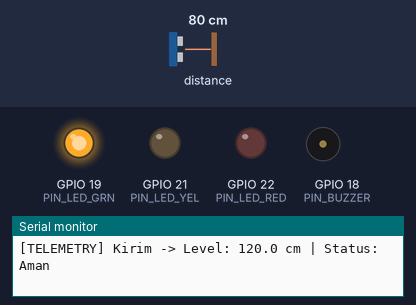
Bench run of a sketch on a simulated ESP32. Parts: output pins drawn as LEDs (lit = HIGH), buzzer (waves = sounding, pin HIGH), the last lines printed to the serial monitor. The test bench sets the inputs (shaded band); at power-on: distance to the obstacle 80 cm. WiFi joins after 1.5 s; servers stay silent unless stated; random numbers use the default seed unless the sketch sets one; EEPROM starts erased; no MQTT or app messages arrive unless stated.

Above: at 3.7 s.
3.8 s: distance to the obstacle set to 55 cm
6.3 s: distance to the obstacle set to 47 cm
At 8.5 s:
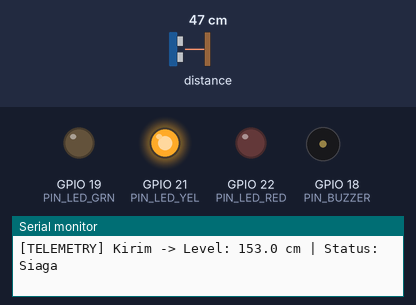
12.1 s: distance to the obstacle set to 60 cm
At 13.5 s:
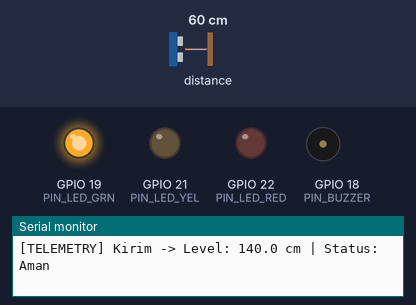
14.1 s: distance to the obstacle set to 2 cm
At 15.4 s:
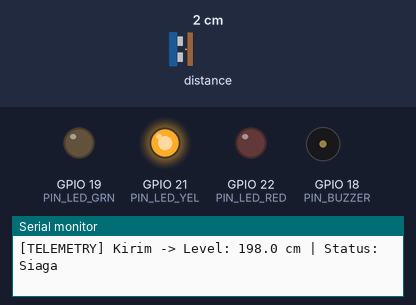
Timing chart, 0 to 17.1 s (numbered marks = the images above; inputs shaded):
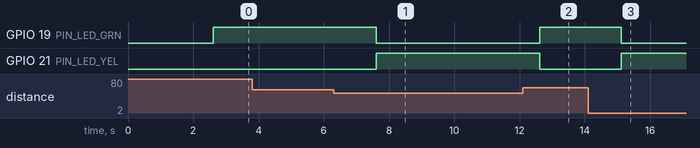

The sketch:

ews_banjir_esp32.ino
```cpp
/*
 * ===================================================================================
 *  HYDRO SENSE PRO - ESP32 EARLY WARNING SYSTEM (EWS) BANJIR
 * ===================================================================================
 *  Fitur:
 *  1. Terhubung ke WiFi dan MQTT Broker HiveMQ Cloud via TLS/SSL (Port 8883).
 *  2. Menerima (Subscribe) pengaturan batas ketinggian air (Threshold Aman, Siaga, Bahaya)
 *     dari Web Dashboard secara dinamis tanpa perlu mengganti kode/flashing ulang.
 *  3. Menyimpan nilai threshold ke NVS Flash (Preferences) agar tetap tersimpan saat mati lampu/reboot.
 *  4. Membaca sensor jarak VL53L0X (Time-of-Flight Micro LiDAR) atau sensor ultrasonik.
 *  5. Mengirimkan (Publish) data ketinggian air secara realtime ke Web Dashboard.
 *  6. Mengendalikan Buzzer & LED Indikator otomatis sesuai batas yang ditentukan.
 *
 *  Library yang Dibutuhkan (Install via Arduino IDE Library Manager):
 *  - PubSubClient (oleh Nick O'Leary)
 *  - ArduinoJson (oleh Benoit Blanchon - v6 atau v7)
 *  - Adafruit_VL53L0X (oleh Adafruit)
 * ===================================================================================
 */

#include <WiFi.h>
#include <WiFiClientSecure.h>
#include <PubSubClient.h>
#include <ArduinoJson.h>
#include <Preferences.h>
#include <Wire.h>
#include "Adafruit_VL53L0X.h"

// ==========================================
// 1. KONFIGURASI WIFI & HIVEMQ CLOUD
// ==========================================
const char* WIFI_SSID     = "NAMA_WIFI_ANDA";
const char* WIFI_PASSWORD = "PASSWORD_WIFI_ANDA";

// HiveMQ Cloud Host (Port 8883 untuk ESP32 TLS)
const char* MQTT_BROKER   = "xxxxxxxxxxxx.s1.eu.hivemq.cloud"; // Ganti dengan Cluster URL Anda
const int   MQTT_PORT     = 8883;
const char* MQTT_USER     = "username_hivemq";                // Kredensial dari Access Management
const char* MQTT_PASS     = "password_hivemq";

// Topik MQTT
const char* TOPIC_TELEMETRY      = "ews/banjir/level";          // ESP32 -> Web (Publish)
const char* TOPIC_THRESHOLD_SET  = "ews/banjir/threshold/set";  // Web -> ESP32 (Subscribe)
const char* TOPIC_THRESHOLD_STAT = "ews/banjir/threshold/state"; // ESP32 -> Web (Acknowledge)

// ==========================================
// 2. PIN HARDWARE & KALIBRASI SENSOR
// ==========================================
#define PIN_BUZZER   18
#define PIN_LED_RED  22 // Indikator Bahaya
#define PIN_LED_YEL  21 // Indikator Siaga
#define PIN_LED_GRN  19 // Indikator Aman

// Tinggi pemasangan sensor dari dasar wadah/sungai (dalam cm)
// Ketinggian Air = TINGGI_SENSOR_CM - Jarak_Sensor_ke_Permukaan_Air
const float TINGGI_SENSOR_CM = 200.0;

// ==========================================
// 3. VARIABEL GLOBAL & PERSISTENSI
// ==========================================
// Nilai threshold default (akan ditimpa oleh data dari Web/NVS Flash)
int thresholdAman   = 100;
int thresholdSiaga  = 150;
int thresholdBahaya = 200;

WiFiClientSecure netClient;
PubSubClient mqttClient(netClient);
Preferences preferences;
Adafruit_VL53L0X lox = Adafruit_VL53L0X();
bool sensorReady = false;

unsigned long lastPublishTime = 0;
const unsigned long PUBLISH_INTERVAL_MS = 2500; // Kirim data setiap 2.5 detik

// ==========================================
// 4. FUNGSI PENYIMPANAN FLASH (PREFERENCES)
// ==========================================
void loadThresholdsFromStorage() {
  preferences.begin("ews_config", true); // Mode Read-Only
  thresholdAman   = preferences.getInt("aman", 100);
  thresholdSiaga  = preferences.getInt("siaga", 150);
  thresholdBahaya = preferences.getInt("bahaya", 200);
  preferences.end();

  Serial.println("\n[STORAGE] Nilai batas dimuat dari Flash:");
  Serial.printf("  Aman   : %d cm\n", thresholdAman);
  Serial.printf("  Siaga  : %d cm\n", thresholdSiaga);
  Serial.printf("  Bahaya : %d cm\n\n", thresholdBahaya);
}

void saveThresholdsToStorage(int aman, int siaga, int bahaya) {
  preferences.begin("ews_config", false); // Mode Read-Write
  preferences.putInt("aman", aman);
  preferences.putInt("siaga", siaga);
  preferences.putInt("bahaya", bahaya);
  preferences.end();
  Serial.println("[STORAGE] Nilai batas baru berhasil disimpan ke Flash ESP32!");
}

// ==========================================
// 5. CALLBACK PENERIMAAN PESAN MQTT (WEB -> ESP32)
// ==========================================
void mqttCallback(char* topic, byte* payload, unsigned int length) {
  String messageStr = "";
  for (unsigned int i = 0; i < length; i++) {
    messageStr += (char)payload[i];
  }

  Serial.print("[MQTT] Pesan masuk pada topik [");
  Serial.print(topic);
  Serial.print("]: ");
  Serial.println(messageStr);

  if (String(topic) == TOPIC_THRESHOLD_SET) {
    // Parse JSON dari web
    StaticJsonDocument<256> doc;
    DeserializationError error = deserializeJson(doc, messageStr);

    if (error) {
      Serial.print("[JSON] Gagal mem-parse pesan threshold: ");
      Serial.println(error.f_str());
      return;
    }

    if (doc.containsKey("aman") && doc.containsKey("siaga") && doc.containsKey("bahaya")) {
      int newAman   = doc["aman"];
      int newSiaga  = doc["siaga"];
      int newBahaya = doc["bahaya"];

      // Validasi logika nilai
      if (newAman > 0 && newSiaga > newAman && newBahaya > newSiaga) {
        thresholdAman   = newAman;
        thresholdSiaga  = newSiaga;
        thresholdBahaya = newBahaya;

        // Simpan ke Flash ESP32 agar tidak hilang jika reboot
        saveThresholdsToStorage(thresholdAman, thresholdSiaga, thresholdBahaya);

        Serial.println("[OK] Batas ketinggian berhasil diperbarui dari Web!");
        Serial.printf("  Aman   : %d cm\n", thresholdAman);
        Serial.printf("  Siaga  : %d cm\n", thresholdSiaga);
        Serial.printf("  Bahaya : %d cm\n", thresholdBahaya);

        // Kirim acknowledgment konfirmasi kembali ke web
        StaticJsonDocument<200> ackDoc;
        ackDoc["status"] = "applied";
        ackDoc["aman"]   = thresholdAman;
        ackDoc["siaga"]  = thresholdSiaga;
        ackDoc["bahaya"] = thresholdBahaya;
        char ackBuf[200];
        serializeJson(ackDoc, ackBuf);
        mqttClient.publish(TOPIC_THRESHOLD_STAT, ackBuf, true);

        // Beep singkat sebagai notifikasi update threshold berhasil
        digitalWrite(PIN_BUZZER, HIGH);
        delay(150);
        digitalWrite(PIN_BUZZER, LOW);
      } else {
        Serial.println("[WARN] Nilai threshold tidak logis (harus: 0 < Aman < Siaga < Bahaya)");
      }
    }
  }
}

// ==========================================
// 6. KONEKSI KE WIFI & HIVEMQ CLOUD
// ==========================================
void setupWiFi() {
  Serial.print("\n[WIFI] Menghubungkan ke: ");
  Serial.println(WIFI_SSID);
  WiFi.mode(WIFI_STA);
  WiFi.begin(WIFI_SSID, WIFI_PASSWORD);

  while (WiFi.status() != WL_CONNECTED) {
    delay(500);
    Serial.print(".");
  }

  Serial.println("\n[WIFI] Berhasil terhubung!");
  Serial.print("[WIFI] IP Address: ");
  Serial.println(WiFi.localIP());
}

void reconnectMQTT() {
  while (!mqttClient.connected()) {
    Serial.print("[MQTT] Menghubungkan ke HiveMQ Cloud...");
    String clientId = "ESP32_EWS_" + String((uint32_t)ESP.getEfuseMac(), HEX);

    if (mqttClient.connect(clientId.c_str(), MQTT_USER, MQTT_PASS)) {
      Serial.println(" Berhasil terhubung!");

      // Subscribe ke topik pengaturan batas dari web
      mqttClient.subscribe(TOPIC_THRESHOLD_SET, 1);
      Serial.printf("[MQTT] Subscribed ke topik: %s\n", TOPIC_THRESHOLD_SET);

      // Publish status awal threshold yang aktif
      StaticJsonDocument<200> stateDoc;
      stateDoc["aman"]   = thresholdAman;
      stateDoc["siaga"]  = thresholdSiaga;
      stateDoc["bahaya"] = thresholdBahaya;
      char stateBuf[200];
      serializeJson(stateDoc, stateBuf);
      mqttClient.publish(TOPIC_THRESHOLD_STAT, stateBuf, true);

    } else {
      Serial.print(" Gagal, rc=");
      Serial.print(mqttClient.state());
      Serial.println(". Mencoba lagi dalam 5 detik...");
      delay(5000);
    }
  }
}

// ==========================================
// 7. SETUP
// ==========================================
void setup() {
  Serial.begin(115200);
  delay(1000);
  Serial.println("\n==========================================");
  Serial.println("    EWS BANJIR - HYDROSENSE PRO (ESP32)   ");
  Serial.println("==========================================");

  // Inisialisasi Pin
  pinMode(PIN_BUZZER, OUTPUT);
  pinMode(PIN_LED_RED, OUTPUT);
  pinMode(PIN_LED_YEL, OUTPUT);
  pinMode(PIN_LED_GRN, OUTPUT);

  digitalWrite(PIN_BUZZER, LOW);
  digitalWrite(PIN_LED_RED, LOW);
  digitalWrite(PIN_LED_YEL, LOW);
  digitalWrite(PIN_LED_GRN, LOW);

  // Muat threshold tersimpan dari flash
  loadThresholdsFromStorage();

  // Inisialisasi Sensor VL53L0X
  Wire.begin();
  if (!lox.begin()) {
    Serial.println("[SENSOR] Peringatan: Sensor VL53L0X tidak ditemukan via I2C!");
    Serial.println("[SENSOR] Sistem akan menggunakan simulasi jika sensor tidak terdeteksi.");
    sensorReady = false;
  } else {
    Serial.println("[SENSOR] Sensor VL53L0X berhasil diinisialisasi.");
    sensorReady = true;
  }

  // Koneksi WiFi
  setupWiFi();

  // Konfigurasi TLS untuk HiveMQ Cloud
  // Menggunakan setInsecure() agar tidak terkendala sertifikat kedaluwarsa,
  // namun komunikasi tetap terenkripsi secara aman melalui TLS/SSL.
  netClient.setInsecure();

  // Setup MQTT
  mqttClient.setServer(MQTT_BROKER, MQTT_PORT);
  mqttClient.setCallback(mqttCallback);
  mqttClient.setBufferSize(512);
}

// ==========================================
// 8. PEMBACAAN SENSOR & KONTROL ALARM
// ==========================================
float readWaterLevel() {
  float distanceCm = 0;

  if (sensorReady) {
    VL53L0X_RangingMeasurementData_t measure;
    lox.rangingTest(&measure, false);

    if (measure.RangeStatus != 4) { // 4 = out of range
      distanceCm = measure.RangeMilliMeter / 10.0;
    } else {
      distanceCm = TINGGI_SENSOR_CM; // Anggap kosong jika di luar jangkauan
    }
  } else {
    // Simulasi jika sensor fisik belum tersambung
    static float simLevel = 75.0;
    simLevel += (random(-3, 4) * 0.5);
    simLevel = constrain(simLevel, 10.0, (float)thresholdBahaya + 20.0);
    return simLevel;
  }

  // Hitung ketinggian air
  float waterLevel = TINGGI_SENSOR_CM - distanceCm;
  if (waterLevel < 0) waterLevel = 0;
  return waterLevel;
}

void handleAlerts(float level) {
  if (level >= thresholdBahaya) {
    // KONDISI BAHAYA
    digitalWrite(PIN_LED_RED, HIGH);
    digitalWrite(PIN_LED_YEL, LOW);
    digitalWrite(PIN_LED_GRN, LOW);

    // Sirine Bunyi (Pola Beep Cepat)
    digitalWrite(PIN_BUZZER, HIGH);
    delay(100);
    digitalWrite(PIN_BUZZER, LOW);

  } else if (level >= thresholdSiaga) {
    // KONDISI SIAGA
    digitalWrite(PIN_LED_RED, LOW);
    digitalWrite(PIN_LED_YEL, HIGH);
    digitalWrite(PIN_LED_GRN, LOW);
    digitalWrite(PIN_BUZZER, LOW);

  } else {
    // KONDISI AMAN
    digitalWrite(PIN_LED_RED, LOW);
    digitalWrite(PIN_LED_YEL, LOW);
    digitalWrite(PIN_LED_GRN, HIGH);
    digitalWrite(PIN_BUZZER, LOW);
  }
}

// ==========================================
// 9. LOOP UTAMA
// ==========================================
void loop() {
  if (WiFi.status() != WL_CONNECTED) {
    setupWiFi();
  }

  if (!mqttClient.connected()) {
    reconnectMQTT();
  }
  mqttClient.loop();

  // Pengiriman Telemetry Periodik
  unsigned long now = millis();
  if (now - lastPublishTime >= PUBLISH_INTERVAL_MS) {
    lastPublishTime = now;

    float currentLevel = readWaterLevel();
    handleAlerts(currentLevel);

    String statusText = "Aman";
    if (currentLevel >= thresholdBahaya) statusText = "Bahaya";
    else if (currentLevel >= thresholdSiaga) statusText = "Siaga";

    // Format JSON Telemetry
    StaticJsonDocument<256> doc;
    doc["level"]     = round(currentLevel * 10) / 10.0;
    doc["status"]    = statusText;
    doc["aman"]      = thresholdAman;
    doc["siaga"]     = thresholdSiaga;
    doc["bahaya"]    = thresholdBahaya;
    doc["uptime_s"]  = millis() / 1000;

    char buffer[256];
    serializeJson(doc, buffer);

    // Publikasi ke HiveMQ Cloud
    mqttClient.publish(TOPIC_TELEMETRY, buffer);
    Serial.printf("[TELEMETRY] Kirim -> Level: %.1f cm | Status: %s\n", currentLevel, statusText.c_str());
  }
}
```

Measured:
- the behaviour switches between 51 and 50 cm on distance to the obstacle (found by bisection; images 0 and 1)
- after the input at 6.3 s, GPIO 19 (PIN_LED_GRN): HIGH → LOW after 1.3 s; GPIO 21 (PIN_LED_YEL): LOW → HIGH after 1.3 s
- after the input at 12.1 s, GPIO 19 (PIN_LED_GRN): LOW → HIGH after 0.52 s; GPIO 21 (PIN_LED_YEL): HIGH → LOW after 0.52 s
- after the input at 14.1 s, GPIO 19 (PIN_LED_GRN): HIGH → LOW after 1.0 s; GPIO 21 (PIN_LED_YEL): LOW → HIGH after 1.0 s
